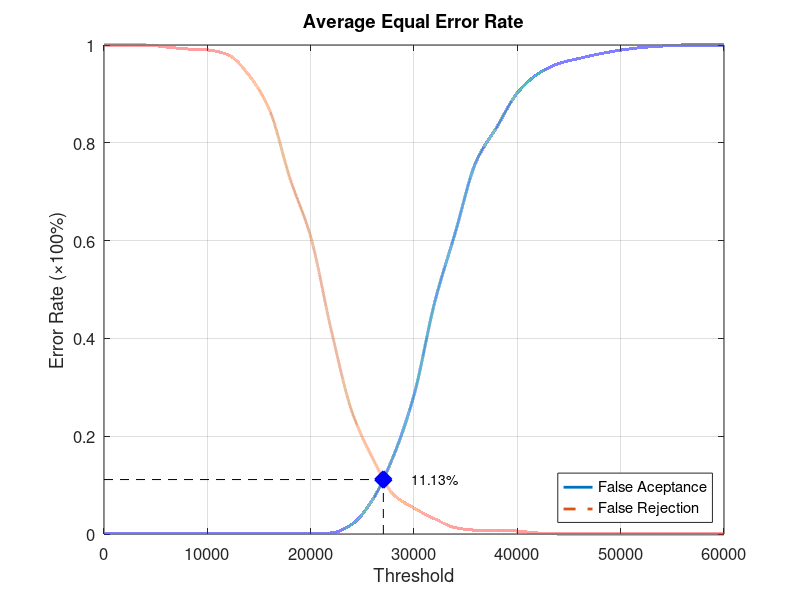
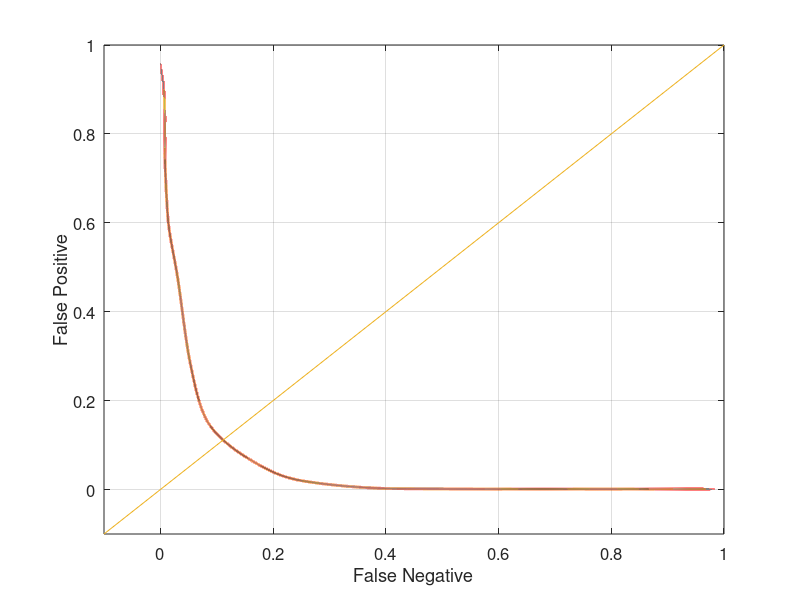

Write the MATLAB code that produced these figures, in order.
function yEER = Database4Average
close all;
clear;
clc;
x = 0:2000:60000;
xq = 0:0.5:60000;

y0 = [0 0.00105263 0.00105263 0.00105263 0.00105263 0.00105263 0.00105263 0.00105263 0.00105263 0.00105263 0.00105263 0.00210526 0.02 0.0705263 0.158947 0.284211 0.473684 0.616842 0.761053 0.831579 0.902105 0.941053 0.962105 0.972632 0.982105 0.989474 0.994737 0.997895 1 1 1];
yy0 = interp1(x, y0, xq, 'pchip');
y1 = [1 1 1 0.996 0.992 0.99 0.98 0.939 0.868 0.727 0.608 0.416 0.25 0.155 0.081 0.053 0.031 0.013 0.008 0.008 0.006 0.002 0 0 0 0 0 0 0 0 0];
yy1 = interp1(x, y1, xq, 'pchip');

% Calculating EER: 
y2 = abs(y0 - y1);
find(y2 == min(y2))
yy2 = abs(yy0 - yy1);
xEER = find(yy2 == min(yy2));
xEERIndex = xq(xEER) % X-axis EER
yEER = yy0(xEER) % Y-axis EER

main = figure
plot(xq, yy0,'-','LineWidth', 2);	hold on
plot(xq, yy1,'--','LineWidth', 2);	hold on
plot([xEERIndex xEERIndex], [0 yEER], 'k--');	hold on
plot([0 xEERIndex], [yEER yEER], 'k--');	hold on
plot(xEERIndex, yEER, 'bx', 'LineWidth', 10);	hold on
text(xEERIndex + 10 * xEERIndex / 100, yEER, [num2str(round((10000 * yEER)) / 100) '%'])
legend('False Aceptance', 'False Rejection', 'Location', 'SouthEast')
xlabel('Threshold')
ylabel('Error Rate (\times100%)')
title('Average Equal Error Rate')
set(gca, 'FontSize', 12)
axis([0 60000 0 1])
grid on

print(main, 'Database4AverageMain', '-dpng');
FNRxFPR = figure('Color', [1 1 1]);
plot(yy1, yy0, '-', yy1, yy0, 'LineWidth', 2);
hold on
y = -0.1:0.1:1
plot(y, y); 
set(gca, 'FontSize', 12)
xlabel('False Negative')
ylabel('False Positive')
axis([-0.1 1 -0.1 1])
set(gca, 'FontSize', 12)
grid on

print(FNRxFPR, 'Database4AverageFNRxFPR','-dpng');
end
